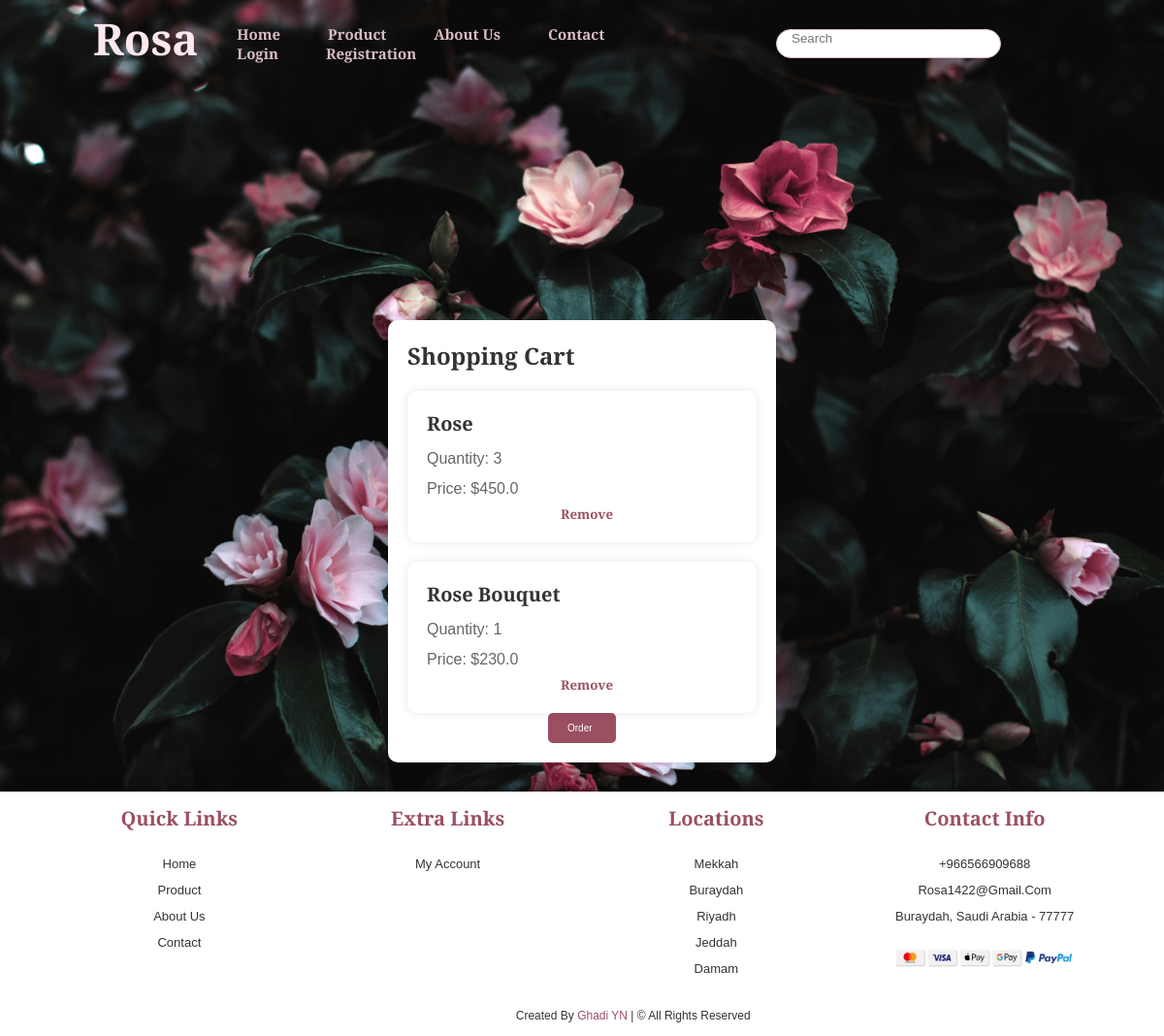
/cart/ (signed in), run on an earlier commit of the app's database.
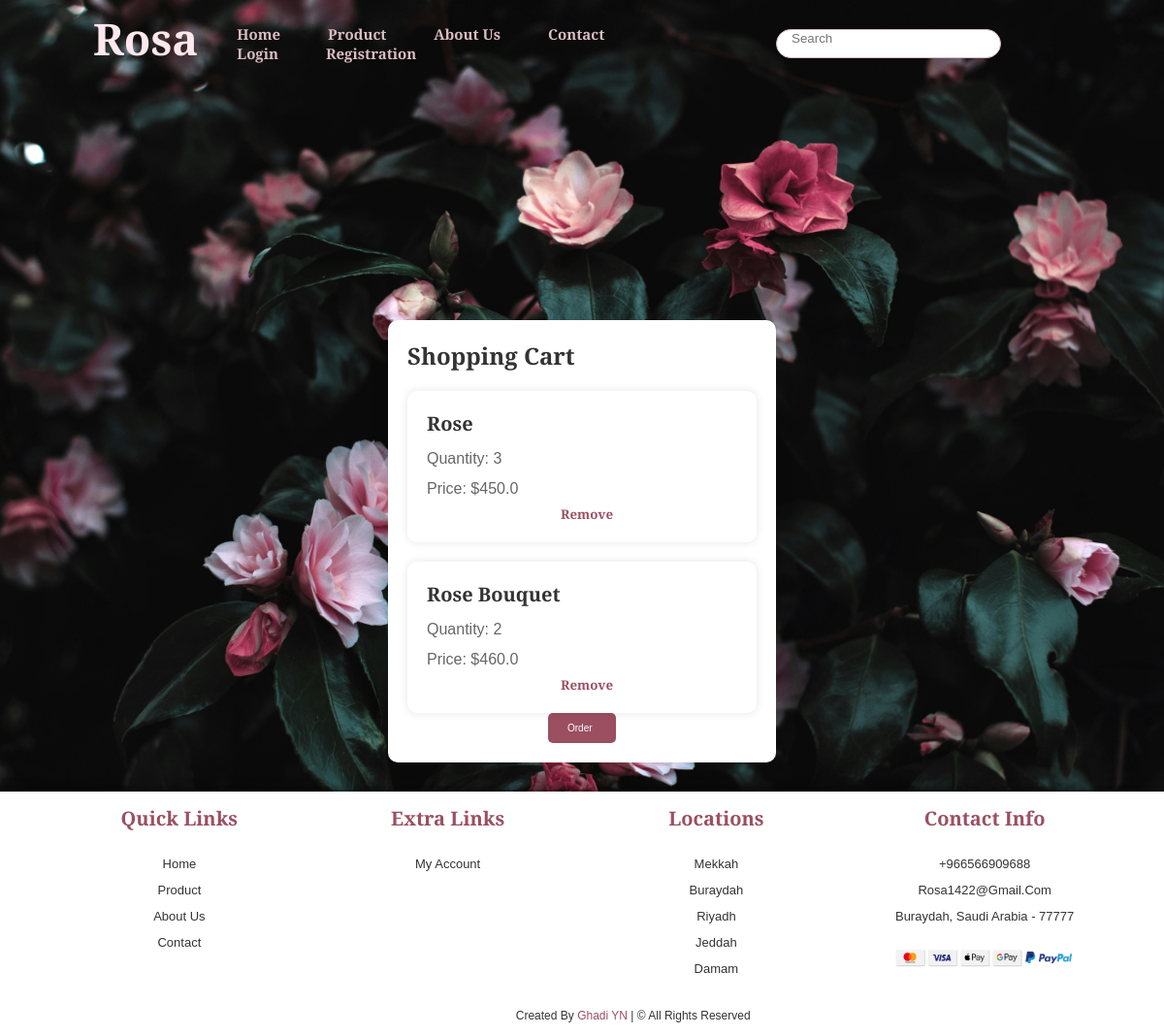
And on a later commit of the database.
### myApp/models.py (models this page shows, shortened)
class CartItem(models.Model):
    user = models.ForeignKey(User, on_delete=models.CASCADE)
    product_ref = models.ForeignKey(Product, on_delete=models.CASCADE, default=None)
    quantity = models.PositiveIntegerField(default=1)
    created_at = models.DateTimeField(auto_now_add=True)

class Product(models.Model):
    title = models.CharField(max_length=100)
    selling_price = models.FloatField()
    discounted_price = models.FloatField(default=0.0)
    description = models.TextField()
    compositon = models.TimeField(default='')
    prodapp = models.TextField(default='')
    product_image = models.ImageField(upload_to='products',default='/myApp/static/product/redrose.jpg')

### myApp/views.py (the view)
# urls.py: path('cart/', views.cart, name='cart'),
@login_required
def cart(request):
    cart_items = CartItem.objects.filter(user=request.user)
    for item in cart_items:
        item.total_price = item.product_ref.selling_price * item.quantity
    return render(request, 'pages/cart.html', {'cart_items': cart_items})

### myApp/context_processors.py (called while the page is built)
def profile_data(request):
    profile = None
    if request.user.is_authenticated and not isinstance(request.user, AnonymousUser):
        profile, _ = UserProfile.objects.get_or_create(user=request.user)
    return {'user_profile': profile}

### myApp/templates/pages/cart.html (shortened to what this page needs)
{% extends "layouts/base.html" %}
{% load static %}
{% block content %}
<section class="cart" id="cart">
    <div class="cart-container">
        <h2 class="cart-title">Shopping Cart</h2>
        <div class="cart-items">
            {% if cart_items %}
                {% for item in cart_items %}
                    <div class="cart-item">
                        <div class="cart-item-info">
                            <h3>{{ item.product_ref.title }}</h3>
                            <p class="quantity">Quantity: {{ item.quantity }}</p>
                            <p class="price">Price:  ${{ item.total_price }}</p>
                        </div>
                        <div class="cart-item-actions">
                            <form action="{% url 'remove_from_cart' item.id %}" method="post">
                                <button type="submit">Remove</button>
                            </form>
                        </div>
                    </div>
                {% endfor %}
            {% else %}
                <p class="empty-cart-message">Your cart is empty.</p>
            {% endif %}
        </div>
       <a href="/order/" class="order">Order</a>
    </div>
</section>
{% endblock content %}

What changed in the data, as far as the page shows it:
changed CartItem "Rose Bouquet": quantity "1" → "2"; total_price "230.0" → "460.0"
